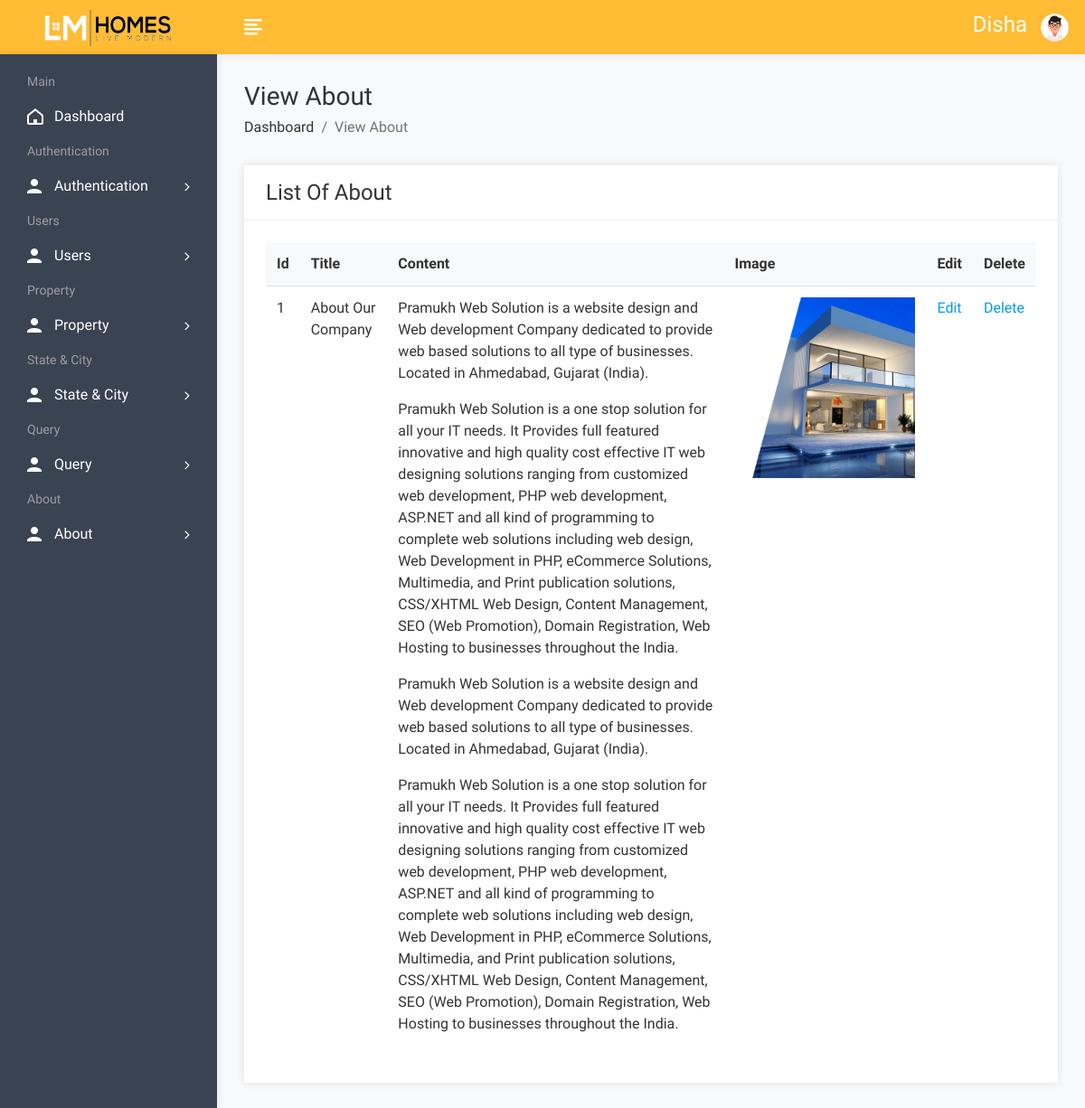
/admin/aboutview.php (signed in), run on the app's committed database.
### tables this page shows
CREATE TABLE `about` (
  `id` int(10) NOT NULL,
  `title` varchar(100) NOT NULL,
  `content` longtext NOT NULL,
  `image` varchar(300) NOT NULL
);

### admin/aboutview.php (the view, shortened to what this page needs)
<!DOCTYPE html>
<html lang="en">
<head>
        <link rel="stylesheet" href="assets/css/bootstrap.min.css">
        <link rel="stylesheet" href="assets/css/font-awesome.min.css">
        <link rel="stylesheet" href="assets/css/feathericon.min.css">
        <link rel="stylesheet" href="assets/css/style.css">
    </head>
    <body>
				<?php include("header.php"); ?>
            <div class="page-wrapper">
                <div class="content container-fluid">
					<div class="page-header">
						<div class="row">
							<div class="col">
								<h3 class="page-title">View About</h3>
								<ul class="breadcrumb">
									<li class="breadcrumb-item"><a href="dashboard.php">Dashboard</a></li>
									<li class="breadcrumb-item active">View About</li>
								</ul>
							</div>
						</div>
					</div>
					<div class="row">
						<div class="col-sm-12">
							<div class="card">
								<div class="card-header">
									<h4 class="card-title">List Of About</h4>
								</div>
								<div class="card-body">
									<div class="table-responsive">
										<table class="table table-stripped">
											<thead>
												<tr>
													<th>Id</th>
													<th>Title</th>
													<th>Content</th>
													<th>Image</th>
													<th>Edit</th>
													<th>Delete</th>
												</tr>
											</thead>
											<?php
													$query=mysqli_query($con,"select * from about");
													$cnt=1;
													while($row=mysqli_fetch_row($query))
														{
											?>
											<tbody>
												<tr>
													<td><?php echo $cnt; ?></td>
													<td><?php echo $row['1']; ?></td>
													<td><?php echo $row['2']; ?></td>
													<td><img src="upload/<?php echo $row['3']; ?>" height="200px" width="200px"></td>
													<td><a href="aboutedit.php?id=<?php echo $row['0']; ?>">Edit</a></td>
													<td><a href="aboutdelete.php?id=<?php echo $row['0']; ?>">Delete</a></td>
												</tr>
											</tbody>
												<?php
												$cnt=$cnt+1;
												}
												?>
										</table>
									</div>
								</div>
							</div>
						</div>
					</div>
				</div>
			</div>
    </body>
</html>

### data on the page
about: title "About Our Company", content "Pramukh Web Solution is a website design and Web development Company dedicated to provide web based solutions to all type of businesses. Located in Ahmedabad, Gujarat (India). Pramukh Web Solution is a one stop solution for all your IT needs. It Provides full featured innovative and high quality cost effective IT web designing solutions ranging from customized web development, PHP web development, ASP.NET and all kind of programming to complete web solutions including web design, Web Development in PHP, eCommerce Solutions, Multimedia, and Print publication solutions, CSS/XHTML Web Design, Content Management, SEO (Web Promotion), Domain Registration, Web Hosting to businesses throughout the…", image (picture)

### other printed values
$_SESSION['auser'] "Disha"
